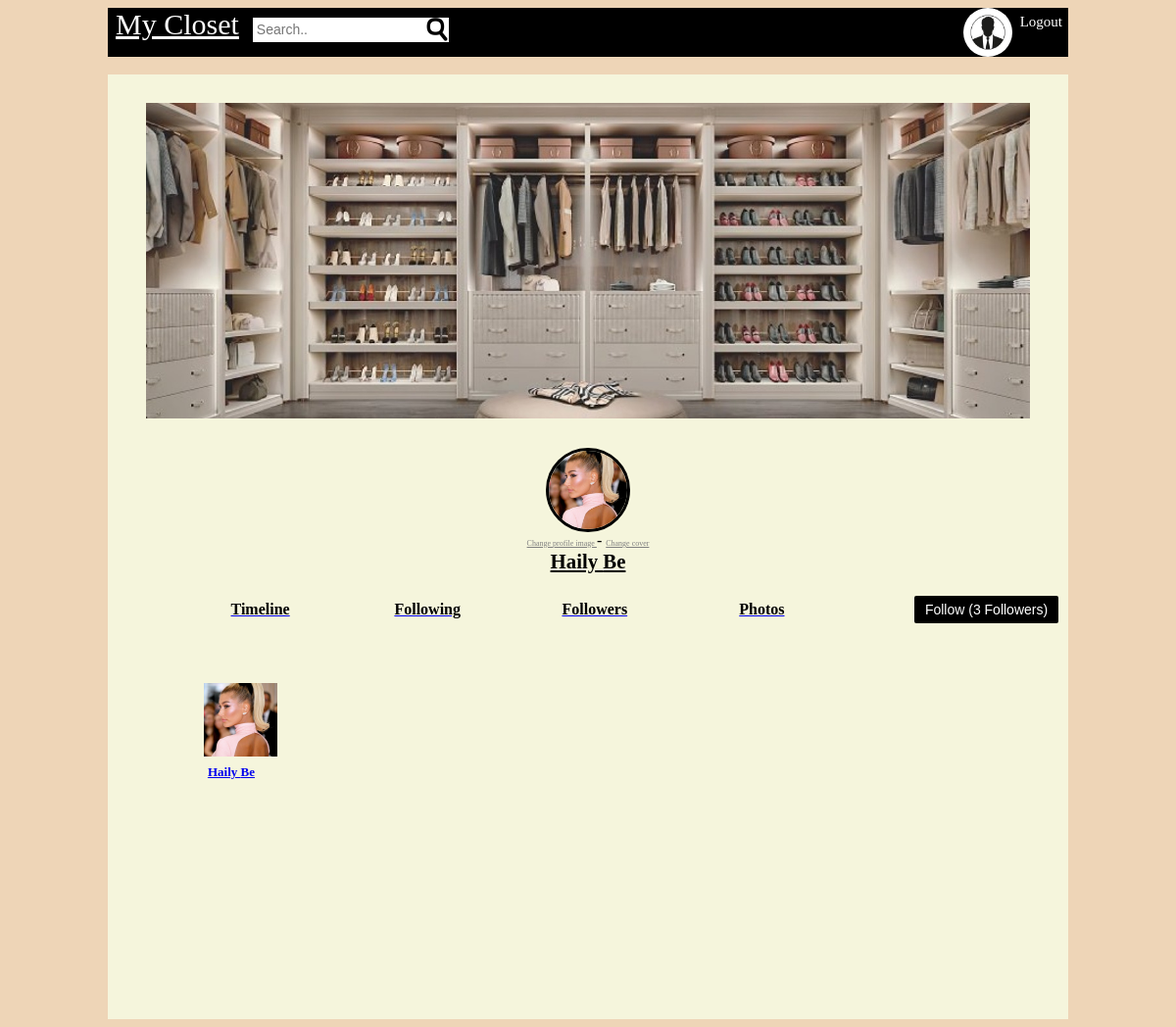
The app's page /profile.php?section=following&id=7153947488765 (signed in) with its own data.
### tables this page shows
CREATE TABLE `users` (
  `Id` bigint(19) NOT NULL,
  `userid` bigint(19) NOT NULL,
  `first_name` varchar(50) NOT NULL,
  `last_name` varchar(50) NOT NULL,
  `gender` varchar(6) NOT NULL,
  `email` varchar(100) NOT NULL,
  `password` varchar(100) NOT NULL,
  `url_adress` varchar(100) NOT NULL,
  `date` timestamp NOT NULL DEFAULT current_timestamp() ON UPDATE current_timestamp(),
  `profile_image` varchar(1000) NOT NULL,
  `cover_image` varchar(1000) NOT NULL,
  `likes` int(11) NOT NULL
);

### classes/conect.php (called while the page is built, shortened)
<?php
class Database
{
	private $host = "localhost";
	private $username = "root";
	private $password = "" ;
	private $db = "open_it_db";
	function connect()
	{
		$connection = mysqli_connect($this->host,$this->username,$this->password,$this->db);
		return $connection;
	}
	function read($query)
	{
		$conn = $this->connect();
		$res = mysqli_query($conn,$query);
		if($res == false)
		{
			return false;
		}else
		{
			$data = false;
			while($row = mysqli_fetch_array($res))
			{
				$data[] = $row;
			}
			return $data;
		}
	}
}
?>

### classes/profile.php (called while the page is built)
<?php
class Profile
{
	function get_profile($id){
		$id = addslashes($id);
		$DB = new Database();
		$query = "select * from users where userid = '$id' limit 1" ;
		return $DB->read($query);
	}
}

### classes/image.php (called while the page is built, shortened)
<?php
	class Image
	{
		public function get_thumb_cover($file_name)
		{
			$thumbnail = $file_name . "_cover_thumb.jpg";
			if(file_exists($thumbnail))
			{
				return $thumbnail;
			}
		}
		public function get_thumb_profile($file_name)
		{
			$thumbnail = $file_name . "_profile_thumb.jpg";
			if(file_exists($thumbnail))
			{
				return $thumbnail;
			}
		}
	}
?>

### classes/user.php (called while the page is built, shortened)
<?php
class User
{
	public function get_user($id)
	{
		$query = "select * from users where userid = '$id' limit 1 ";
		$DB = new Database();
		$res = $DB->read($query);
		if($res)
		{
			return $res[0];
		}else
		{
			return false;
		}
	}
		public function get_following($id,$type)
	{
		$DB = new Database();
		if(is_numeric($id))
		{
			$type = 'user';
			$sql = "select following from likes where type = '$type' && contentid = '$id' limit 10 ";
			$res = $DB->read($sql);
			if(is_array($res))
			{
				$following = json_decode($res[0]['following'],true);
				return $following;
			}
		}
		return false;
	}
}

### profile.php (the view, shortened to what this page needs)
<?php
	include("classes/autoload.php");
	$login = new Login();
	$user_data = $login->check_login($_SESSION['openit_userid']);
	if(isset($_GET['id']) && is_numeric($_GET['id']))
	{
		$profile = new Profile();
		$profile_data = $profile->get_profile($_GET['id']);
		if(is_array($profile_data))
		{
			$user_data = $profile_data[0];
		}
	}
	$img_class = new Image();
?>
<html>
	<head>
		<link href="css/style.css" rel="stylesheet" >
	</head>
	<body class="profile">
		<?php include("header.php") ?>
		<br>
		<div id="cover">
			<div class ="only-mobile" id="incover">
					<?php
						$image = "Img/empty_cover.jpg";
						if(file_exists($user_data['cover_image']))
						{
							$image = $img_class->get_thumb_cover($user_data['cover_image']);
						}
					?>
				<img  src="<?php echo $image ?>">
				<span>
					<?php
						$image = "Img/Male.jfif";
						if($user_data['gender'] == "Female")
						{
							$image = "Img/female.jfif";
						}
						if(file_exists($user_data['profile_image']))
						{
							$image = $img_class->get_thumb_profile($user_data['profile_image']);
						}
					?>
					<img id="profilepic" src="<?php echo $image ?>" ></br>
					<a href="change_profile_img.php?change=profile" id="img_in_cover">Change profile image </a>-
					<a href="change_profile_img.php?change=cover" id="img_in_cover">Change cover </a>
				</span>
				<br>
				<div id="name_inprofile">
					<a style="color:black" href="profile.php?id=<?php echo $user_data['userid'] ?>">
						<?php echo $user_data['first_name'] . " " . $user_data['last_name']   ?>
					</a>
				</div>
				<br>
				<?php
					if($user_data['likes'] == 0)
					{
						$my_likes = "";
					}else
		            {
						$like = $user_data['likes'] ;
						$my_likes = "(" . $like . " Followers)";
					}
				?>
				<a href="like.php?type=user&id=<?php echo $user_data['userid'] ?>">
					<input id="post_button" type="button" value="Follow <?php echo $my_likes ?>" style="margin-right:10px;width:15%; margin-top:0.5%">
				</a>
				<a id="menu_buttons" href="index.php"><div id="menu_buttons_style">Timeline</div></a>
				<a id="menu_buttons" href="profile.php?section=following&id=<?php echo $user_data['userid']?>"><div id="menu_buttons_style">Following</div></a>
				<a id="menu_buttons" href="profile.php?section=followers&id=<?php echo $user_data['userid']?>"><div id="menu_buttons_style">Followers</div></a>
				<a id="menu_buttons" href="profile.php?section=photos&id=<?php echo $user_data['userid']?>"><div id="menu_buttons_style">Photos</div></a>
				<br>
			</div>
				<?php
					$section = "default";
					if(isset($_GET['section']))
					{
						$section = $_GET['section'];
					}
					if($section == "default")
					{
						include("profile_content_defult.php");
					}elseif($section == "following")
					{
						include("profile_content_following.php");
					}elseif($section == "followers")
					{
						include("profile_content_followers.php");
					}elseif($section == "photos")
					{
						include("profile_content_photos.php");
					}
				?>
		</div>
	</body>
</html>

### profile_content_following.php (shortened to what this page needs)
<div class="only-mobile" id = "content_photos">
	<div style="padding:5%;">
		<?php
			$user_class = new User();
			$following = $user_class->get_following($user_data['userid'],"user");
			if(is_array($following))
			{
				foreach($following as $follower)
				{
					$ROW_friends = $user_class->get_user($follower);
					include("user.php");
				}
			}else
			{
				echo "This user isnt following anyone";
			}
		?>
	</div>
</div>

### user.php
<div id="likes" style="display: inline-block;">
	<?php
		if($ROW_friends){
			$image = "Img/male.jfif";
			if($ROW_friends['gender'] == "Female")
			{
				$image = "Img/female.jfif";
			}
			if(file_exists($ROW_friends['profile_image']))
			{
				$image = $img_class->get_thumb_profile($ROW_friends['profile_image']);
			}
		}
	?>
	<a href="profile.php?id=<?php echo $ROW_friends['userid']; ?>">
	<img id="like_img"src="<?php echo $image ?>"><br>
		<?php echo  $ROW_friends['first_name'] . " " . $ROW_friends['last_name'] ?>
	</a>
</div>

### css/style.css (style rules this page uses)
body { background-color:#EED5B7; font-family:tahoma; }
body > div { max-width:980px; }
#cover { margin:auto; font-family:tahoma; }
#profilepic { width:80px; margin-top:-42px; border-radius:50%; border:solid; float:center; }
#menu_buttons { display:inline-block; margin:1%; width:15%; }
#like_img { width:75px; float:left; margin:8px; margin-left:-5%; }
#likes { clear:both; font-family:tahoma; font-size:13px; font-weight:bold; margin-left: 6%; }
#post_button { float:right; background-color:black; color:white; border:none; font-size:14px; padding:6px; border-radius:2px; margin-top: 35px; margin-right: -20px; }
#incover { text-align:center; background-color:#F5F5DC; max-width:100%; }
#incover img { max-width:92%; margin-right: 3%; margin-left: 3%; margin-top: 3%; }
#img_in_cover { font-size:8px; color:grey; }
#content_photos { min-height:400px; width:100%; background-color:#F5F5DC; }
#menu_buttons_style { font-family:Segoe Script; color:black; font-weight:bold; }
#name_inprofile { font-size:130%; font-family:Segoe Script; color:black; font-weight:bold; }

### records on screen
users: cover_image (picture), profile_image (picture), first_name "Haily", last_name "Be", likes "Follow (3 Followers)"
